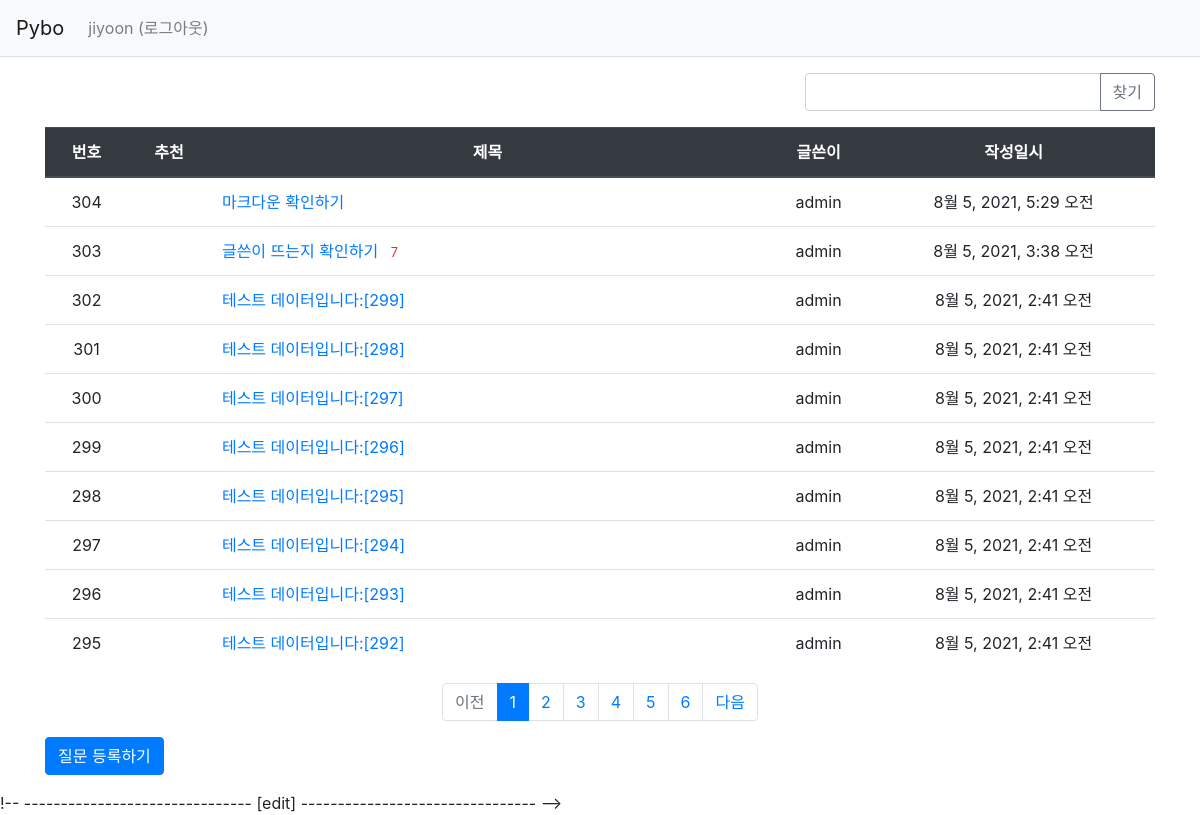
Page /pybo/ (signed in) on the committed database.
### pybo/models.py (models this page shows, shortened)
class Question(models.Model):
    author = models.ForeignKey(User, on_delete=models.CASCADE, null=True, related_name='author_question')
    subject = models.CharField(max_length=200)
    content = models.TextField()
    create_date = models.DateTimeField()
    modify_date = models.DateTimeField(null=True, blank=True)
    voter = models.ManyToManyField(User, related_name='voter_question')

### pybo/views/base_views.py (the view, shortened to what this page needs)
# urls.py: path('', base_views.index, name='index'),  # '/' 에 해당되는 path
def index(request):
    page = request.GET.get('page', '1')  # 페이지
    kw = request.GET.get('kw', '')  # 검색어
    question_list = Question.objects.order_by('-create_date')
    paginator = Paginator(question_list, 10)  # 페이지당 10개씩 보여주기
    page_obj = paginator.get_page(page)
    context = {'question_list': page_obj, 'page': page, 'kw': kw}  # page와 kw가 추가되었다.
    return render(request, 'pybo/question_list.html', context)

### pybo/templatetags/pybo_filter.py (called while the page is built)
@register.filter
def sub(value, arg):
    return value - arg

### templates/pybo/question_list.html (shortened to what this page needs)
{% extends 'base.html' %}
{% load pybo_filter %}
{% block content %}
<div class="container my-3">
    <div class="row justify-content-end my-3">
        <div class="col-4 input-group">
            <input type="text" class="form-control kw" value="{{ kw|default_if_none:'' }}">
            <div class="input-group-append">
                <button class="btn btn-outline-secondary" type="button" id="btn_search">찾기</button>
            </div>
        </div>
    </div>
    <table class="table">
        <thead>
            <tr class="text-center thead-dark">
                <th>번호</th>
                <th>추천</th>
                <th style="width:50%">제목</th>
                <th>글쓴이</th>
                <th>작성일시</th>
            </tr>
        </thead>
        <tbody>
        {% if question_list %}
        {% for question in question_list %}
        <tr class="text-center">
            <td>
                {{ question_list.paginator.count|sub:question_list.start_index|sub:forloop.counter0|add:1 }}
            </td>
            <td>
            </td>
            <td class="text-left">
                <a href="{% url 'pybo:detail' question.id %}">{{ question.subject }}</a>
                {% if question.answer_set.count > 0 %}
                <span class="text-danger small ml-2">{{ question.answer_set.count }}</span>
                {% endif %}
            </td>
            <td>{{ question.author.username }}</td>
            <td>{{ question.create_date }}</td>
        </tr>
        {% endfor %}
        {% else %}
        <tr>
            <td colspan="3">질문이 없습니다.</td>
        </tr>
        {% endif %}
        </tbody>
    </table>
    <ul class="pagination justify-content-center">
        {% if question_list.has_previous %}
        <li class="page-item">
        <a class="page-link" data-page="{{ question_list.previous_page_number }}" href="#">이전</a>
            <a class="page-link" href="?page={{ question_list.previous_page_number }}">이전</a>
        </li>
        {% else %}
        <li class="page-item disabled">
            <a class="page-link" tabindex="-1" aria-disabled="true" href="#">이전</a>
        </li>
        {% endif %}
        {% for page_number in question_list.paginator.page_range %}
        {% if page_number >= question_list.number|add:-5 and page_number <= question_list.number|add:5 %}
            {% if page_number == question_list.number %}
            <li class="page-item active" aria-current="page">
            <a class="page-link" data-page="{{ page_number }}" href="#">{{ page_number }}</a>
            </li>
            {% else %}
            <li class="page-item">
            <a class="page-link" data-page="{{ page_number }}" href="#">{{ page_number }}</a>
            </li>
            {% endif %}
        {% endif %}
        {% endfor %}
        {% if question_list.has_next %}
        <li class="page-item">
        <a class="page-link" data-page="{{ question_list.next_page_number }}" href="#">다음</a>
        </li>
        {% else %}
        <li class="page-item disabled">
            <a class="page-link" tabindex="-1" aria-disabled="true" href="#">다음</a>
        </li>
        {% endif %}
    </ul>
    <a href="{% url 'pybo:question_create' %}" class="btn btn-primary">질문 등록하기</a>
</div>
!-- ------------------------------- [edit] -------------------------------- -->
{% endblock %}

### templates/navbar.html (shortened to what this page needs)
<nav class="navbar navbar-expand-lg navbar-light bg-light border-bottom">
    <a class="navbar-brand" href="{% url 'pybo:index' %}">Pybo</a>
    <div class="collapse navbar-collapse flex-grow-0" id="navbarNav">
        <ul class="navbar-nav">
            <li class="nav-item ">
                {% if user.is_authenticated %}
                <a class="nav-link" href="{% url 'common:logout' %}">{{ user.username }} (로그아웃)</a>
                {% else %}
                <a class="nav-link" href="{% url 'common:login' %}">로그인</a>
                {% endif %}
            </li>
        </ul>
    </div>
</nav>

### rows in the picture
Question: paginator.count|sub "304", subject "마크다운 확인하기", author.username "admin", create_date "8월 5, 2021, 5:29 오전"
Question: paginator.count|sub "303", subject "글쓴이 뜨는지 확인하기", answer_set.count "7", author.username "admin", create_date "8월 5, 2021, 3:38 오전"
Question: paginator.count|sub "302", subject "테스트 데이터입니다:[299]", author.username "admin", create_date "8월 5, 2021, 2:41 오전"
Question: paginator.count|sub "301", subject "테스트 데이터입니다:[298]", author.username "admin", create_date "8월 5, 2021, 2:41 오전"
Question: paginator.count|sub "300", subject "테스트 데이터입니다:[297]", author.username "admin", create_date "8월 5, 2021, 2:41 오전"
Question: paginator.count|sub "299", subject "테스트 데이터입니다:[296]", author.username "admin", create_date "8월 5, 2021, 2:41 오전"
Question: paginator.count|sub "298", subject "테스트 데이터입니다:[295]", author.username "admin", create_date "8월 5, 2021, 2:41 오전"
Question: paginator.count|sub "297", subject "테스트 데이터입니다:[294]", author.username "admin", create_date "8월 5, 2021, 2:41 오전"
Question: paginator.count|sub "296", subject "테스트 데이터입니다:[293]", author.username "admin", create_date "8월 5, 2021, 2:41 오전"
Question: paginator.count|sub "295", subject "테스트 데이터입니다:[292]", author.username "admin", create_date "8월 5, 2021, 2:41 오전"

### other values in the picture
{{ user.username }} "jiyoon"
{{ page_number }} "1"
{{ page_number }} "2" "3" "4" "5" "6"
